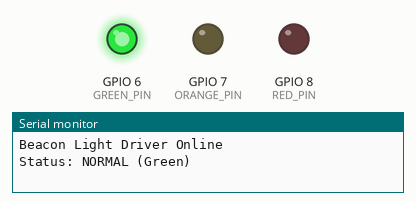
Simulated run of this sketch. Board: Seeed XIAO ESP32-C3. On the bench: output pins drawn as LEDs (lit = HIGH), the last lines printed to the serial monitor.

Above: at 7.5 s.
At 22.5 s:
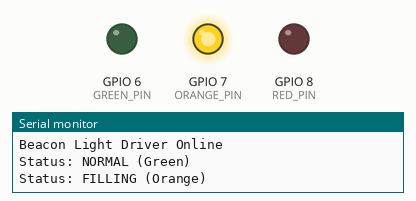
At 37.5 s:
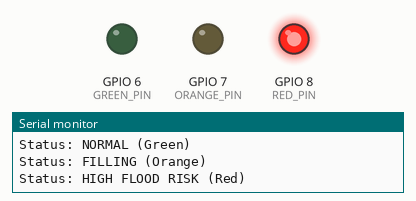
Timing chart, 0 to 58.5 s (numbered marks = the images above):
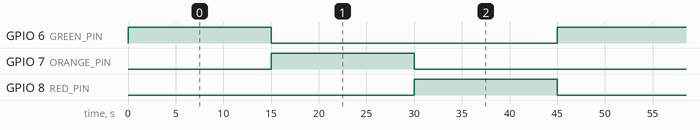

Measured:
- by itself, GPIO 6 (GREEN_PIN), GPIO 7 (ORANGE_PIN), GPIO 8 (RED_PIN): alternates HIGH for 15.0 s and LOW for 30.0 s
- by itself, everything shown: repeats every 45.0 s, in 3 steps

The sketch:

light_beacon_driver.ino
```cpp
// firmware/light_beacon_driver.ino
// IX-PeySookaBlyad – System Beacon Driver
// Platform: Seeed Studio XIAO ESP32-C3
// Purpose: Drive beacon light color/pattern based on flood status

#define GREEN_PIN 6
#define ORANGE_PIN 7
#define RED_PIN 8

// These will be controlled externally by sump sensor logic via I2C or GPIO if integrated
int sumpLevel = 0; // Value: 0 = low, 1 = medium, 2 = high

void setup() {
  pinMode(GREEN_PIN, OUTPUT);
  pinMode(ORANGE_PIN, OUTPUT);
  pinMode(RED_PIN, OUTPUT);
  Serial.begin(115200);
  Serial.println("Beacon Light Driver Online");
}

void loop() {
  updateBeacon(sumpLevel);

  // For test/demo only – cycle through all 3 levels
  sumpLevel = (sumpLevel + 1) % 3;
  delay(15000); // Switch every 15s (testing only)
}

void updateBeacon(int level) {
  digitalWrite(GREEN_PIN, LOW);
  digitalWrite(ORANGE_PIN, LOW);
  digitalWrite(RED_PIN, LOW);

  switch (level) {
    case 0:
      digitalWrite(GREEN_PIN, HIGH);
      Serial.println("Status: NORMAL (Green)");
      break;
    case 1:
      digitalWrite(ORANGE_PIN, HIGH);
      Serial.println("Status: FILLING (Orange)");
      break;
    case 2:
      digitalWrite(RED_PIN, HIGH);
      Serial.println("Status: HIGH FLOOD RISK (Red)");
      break;
    default:
      Serial.println("Status: UNKNOWN");
  }
}
```
